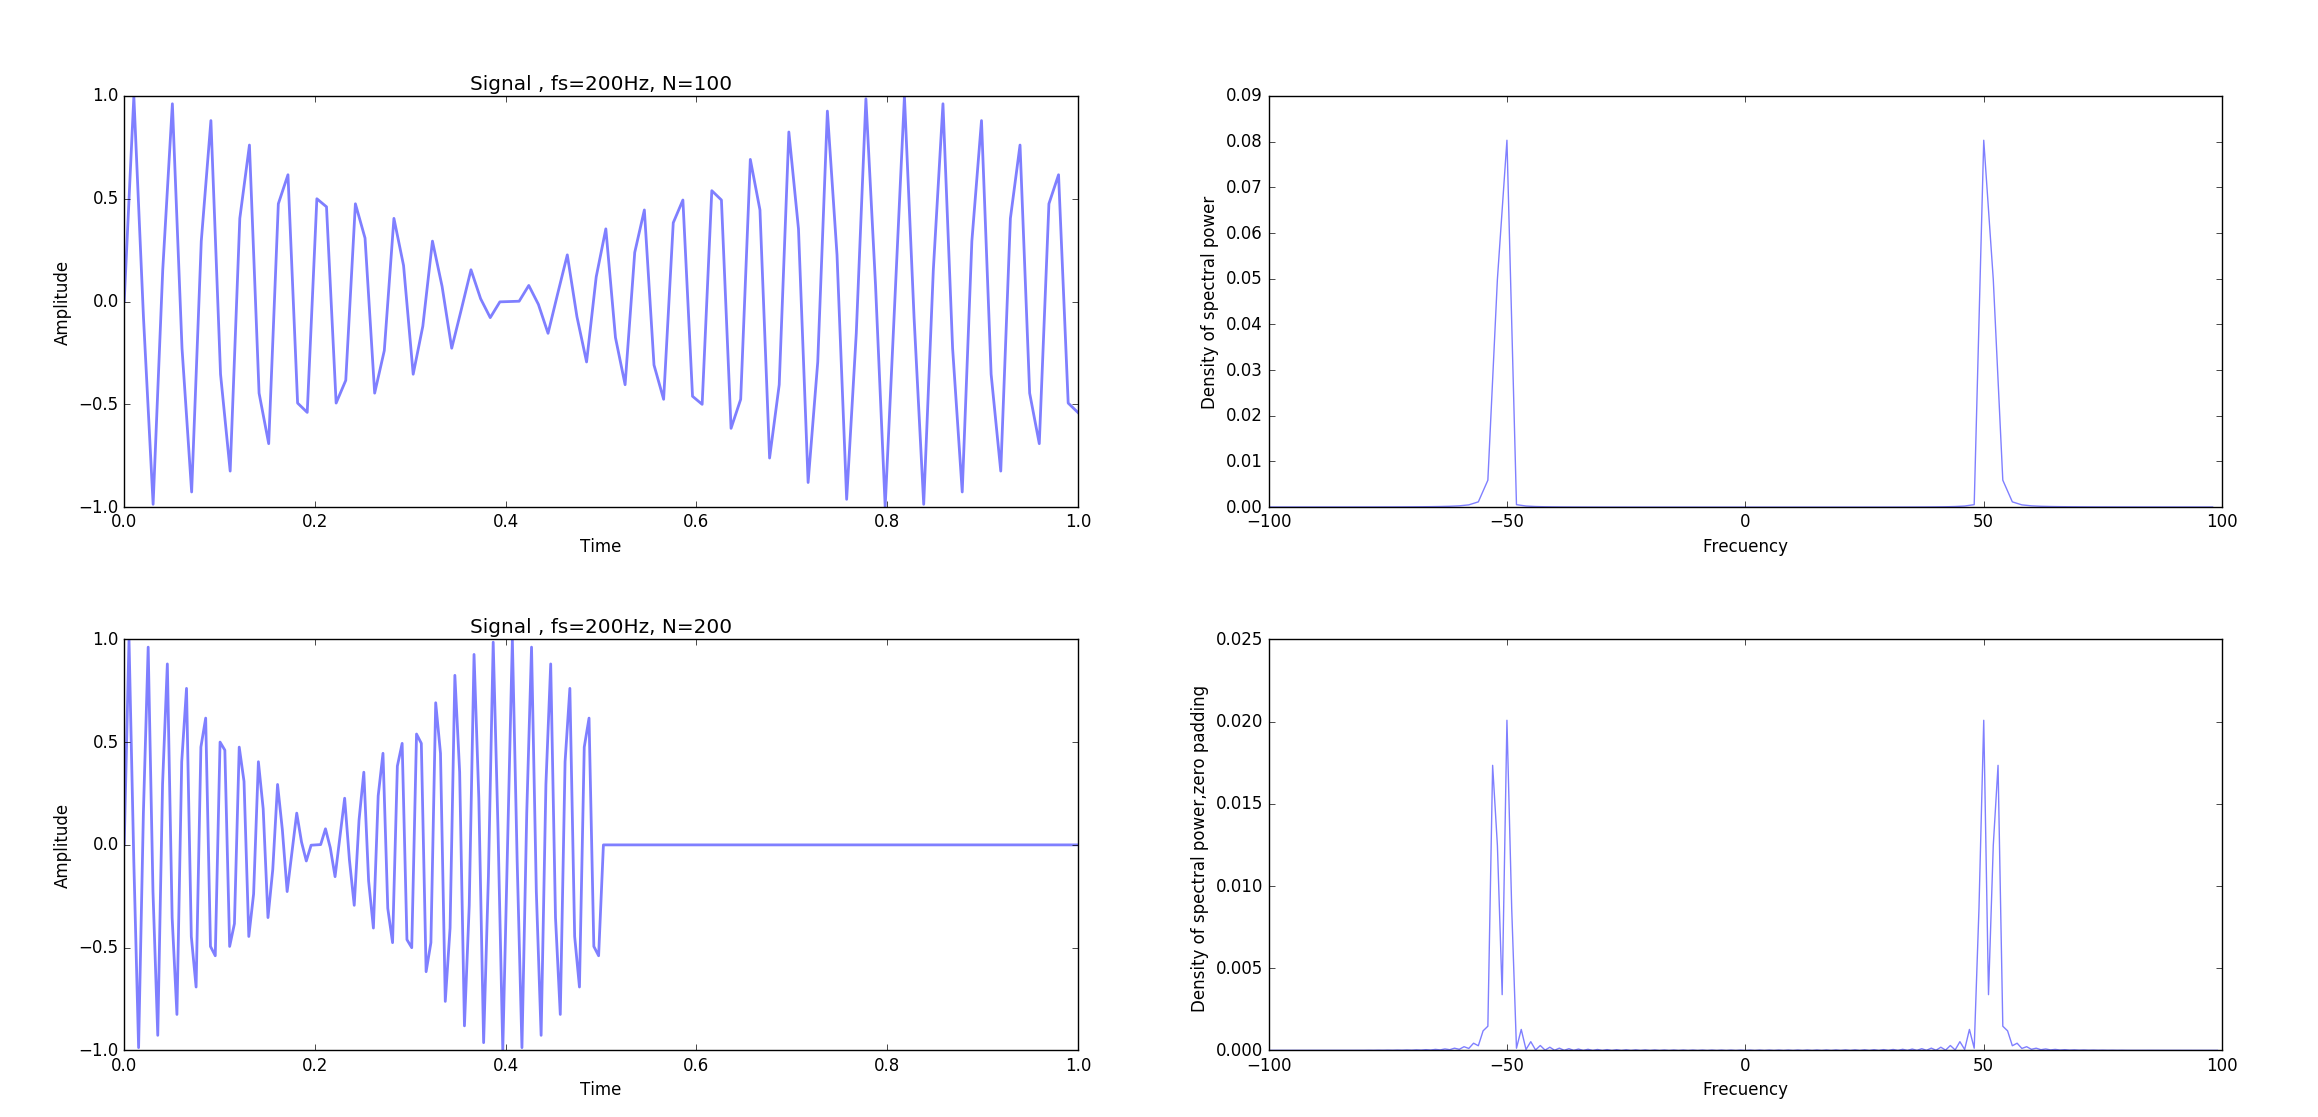

Here is the Python script that generated this plot:
#!/usr/bin/python
# coding=utf-8
import numpy                as     np
import matplotlib.pyplot    as     plt
from signals import espectro
import matplotlib.patches


#Dado el archivo clases/tp2/resolucion_espectral.txt que contiene 100 valores reales sampleados a Fs=200Hz, indique: 

fs = 200
N = 100

with open('resolucion_espectral.txt', 'r') as G:
    stxt = G.read()
    stxt = stxt.lstrip('[')
    stxt = stxt.rstrip(']\n')
    stxt = stxt.split(',')

x = np.array(stxt)
s = x.astype(np.float)

t = np.linspace(0, 1, N, endpoint=True)

plt.subplot(2,2,1)
plt.xlabel('Time') 
plt.ylabel('Amplitude') 
plt.title('Signal , fs='+str(fs)+'Hz, N='+str(N))
plt.plot(t,s,linewidth=2,alpha=0.5)

# 1) Resolución espectral. 
resolucionEspectral = fs/N
print("Resolucion espectral:")
print(resolucionEspectral)

# 2) Espectro en frecuencia de la señal. 
m1s = espectro(s, fs, N)
plt.subplot(2,2,2)
plt.xlabel('Frecuency') 
plt.ylabel('Density of spectral power') 
plt.plot(m1s[1], m1s[0],linewidth=1,alpha=0.5)

# 3) A simple inspección que frecuencia(s) distingue. 

# Se observan dos picos en frecuencia en 50HZ y -50 Hz.

# 4) Aplique alguna técnica que le permita mejorar la resolución espectral y tome nuevamente el espectro. 

# Para una dererminada fs, cuanto mas grande N mejor resolución espectral, elijo N = 200.

N2 = 200
resolucionEspectral2 = fs/N2
print("Resolucion espectral mejorada:")
print(resolucionEspectral2)

s0 = np.zeros((N2-N ,), dtype=float)
s2 = np.concatenate((s, s0))

t2 = np.linspace(0, 1, N2, endpoint=True)

plt.subplot(2,2,3)
plt.xlabel('Time') 
plt.ylabel('Amplitude') 
plt.title('Signal , fs='+str(fs)+'Hz, N='+str(N2))
plt.plot(t2,s2,linewidth=2,alpha=0.5)

ms2 = espectro(s2, fs, N2)

plt.subplot(2,2,4)
plt.xlabel('Frecuency') 
plt.ylabel('Density of spectral power,zero padding ') 
plt.plot(ms2[1], ms2[0],linewidth=1,alpha=0.5)
plt.show()

# 5) Indique si ahora los resultados difieren del punto 3 y argumente su respuesta

# Se necesitaron mas puntos en la DFT, pero la señal ya fue capturada, por lo que se rellena con ceros:zero padding
# Los resultados difieren, se mejoró la resolución espectral, obteniendo cuatro picos en frecuencia, esto no se veía anteriormente.
# Un efecto adverso es que la amplitud de la DFT se ve disminuida, esto se observa en la gráfica
